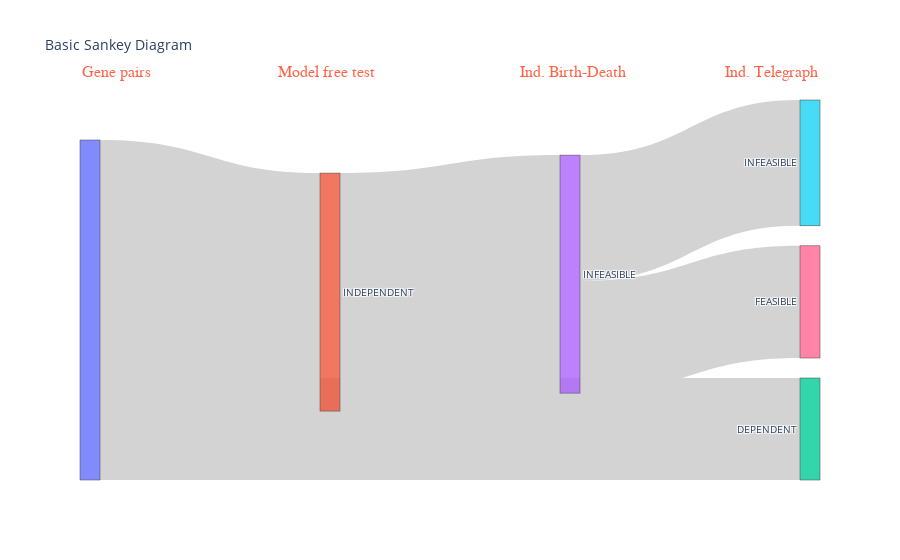

Notebook code for this chart:
### Code cell
sankey_from_df(result_summary_ind)

### Figure 1 — Plotly figure (JSON) as saved in the notebook; plotly's stock layout.template omitted (floating-point values rounded to 4 significant figures)
{"data": [{"link": {"color": "lightgrey", "source": [0, 0, 1, 1, 2, 2, 3, 3, 3, 4, 4, 4], "target": [1, 2, 3, 4, 3, 4, 5, 6, 7, 5, 6, 7], "value": [70, 30, 70, 0, 0, 0, 37, 33, 0, 0, 0, 0]}, "node": {"label": ["", "INDEPENDENT", "DEPENDENT", "INFEASIBLE", "nan", "INFEASIBLE", "FEASIBLE", "nan"]}, "type": "sankey"}], "layout": {"annotations": [{"align": "center", "font": {"color": "tomato", "family": "Courier New, monospace", "size": 16}, "showarrow": false, "text": "Gene pairs", "x": 0, "xref": "paper", "y": 1.1, "yref": "paper"}, {"align": "center", "font": {"color": "tomato", "family": "Courier New, monospace", "size": 16}, "showarrow": false, "text": "Model free test", "x": 0.3333, "xref": "paper", "y": 1.1, "yref": "paper"}, {"align": "center", "font": {"color": "tomato", "family": "Courier New, monospace", "size": 16}, "showarrow": false, "text": "Ind. Birth-Death", "x": 0.6667, "xref": "paper", "y": 1.1, "yref": "paper"}, {"align": "center", "font": {"color": "tomato", "family": "Courier New, monospace", "size": 16}, "showarrow": false, "text": "Ind. Telegraph", "x": 1, "xref": "paper", "y": 1.1, "yref": "paper"}], "font": {"size": 10}, "plot_bgcolor": "rgba(0,0,0,0)", "title": {"text": "Basic Sankey Diagram"}, "xaxis": {"showgrid": false, "visible": false, "zeroline": false}, "yaxis": {"showgrid": false, "visible": false, "zeroline": false}}}
